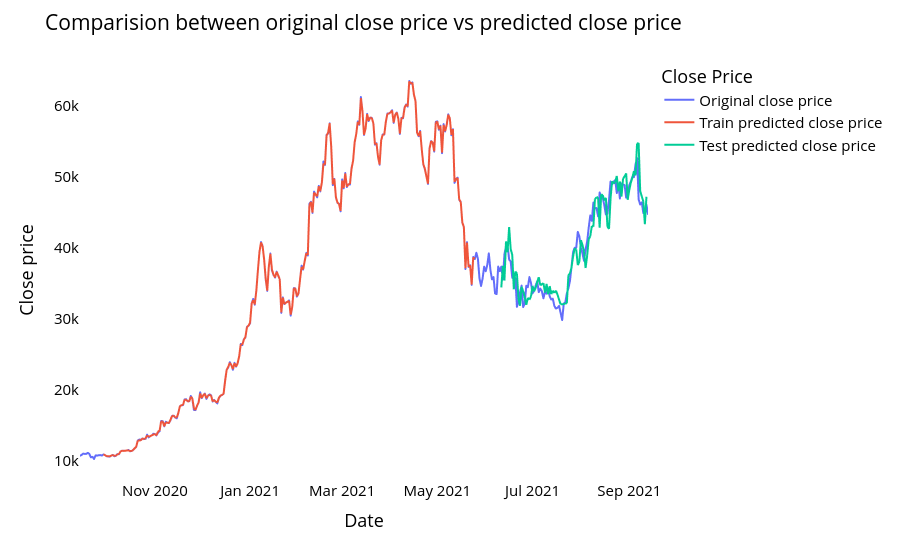

Write notebook code for a chart like this one.
### Code cell
from itertools import cycle
names = cycle(['Original close price','Train predicted close price','Test predicted close price'])
plotdf = pd.DataFrame({'date': close_stock['date'], 
                       'original_close': close_stock['close'], 
                       'train_predicted_close': trainPredictPlot.reshape(1,-1)[0].tolist(), 
                       'test_predicted_close': testPredictPlot.reshape(1,-1)[0].tolist()})
fig = px.line(
    plotdf, x=plotdf['date'], 
    y=[plotdf['original_close'],
       plotdf['train_predicted_close'], 
       plotdf['test_predicted_close']
    ],
    labels={'value':'Close price','date': 'Date'})

fig.update_layout(
    title_text='Comparision between original close price vs predicted close price',
                  plot_bgcolor='white', font_size=15, font_color='black',legend_title_text='Close Price'
)
fig.for_each_trace(lambda t:  t.update(name = next(names)))

fig.update_xaxes(showgrid=False)
fig.update_yaxes(showgrid=False)
fig.show()

### Figure 1 — Plotly figure (JSON) as saved in the notebook; plotly's stock layout.template omitted (floating-point values rounded to 4 significant figures; data arrays with more than 128 entries replaced by an {"elided": "..."} marker saying what was removed)
{"data": [{"hovertemplate": "variable=original_close<br>Date=%{x}<br>Close price=%{y}<extra></extra>", "legendgroup": "original_close", "line": {"color": "#636efa", "dash": "solid"}, "marker": {"symbol": "circle"}, "mode": "lines", "name": "Original close price", "showlegend": true, "type": "scattergl", "x": {"elided": "365 str values"}, "xaxis": "x", "y": {"elided": "365 float values"}, "yaxis": "y"}, {"hovertemplate": "variable=wide_variable_1<br>Date=%{x}<br>Close price=%{y}<extra></extra>", "legendgroup": "wide_variable_1", "line": {"color": "#EF553B", "dash": "solid"}, "marker": {"symbol": "circle"}, "mode": "lines", "name": "Train predicted close price", "showlegend": true, "type": "scattergl", "x": {"elided": "365 str values"}, "xaxis": "x", "y": {"elided": "365 float values"}, "yaxis": "y"}, {"hovertemplate": "variable=wide_variable_2<br>Date=%{x}<br>Close price=%{y}<extra></extra>", "legendgroup": "wide_variable_2", "line": {"color": "#00cc96", "dash": "solid"}, "marker": {"symbol": "circle"}, "mode": "lines", "name": "Test predicted close price", "showlegend": true, "type": "scattergl", "x": {"elided": "365 str values"}, "xaxis": "x", "y": {"elided": "365 float values"}, "yaxis": "y"}], "layout": {"font": {"color": "black", "size": 15}, "legend": {"title": {"text": "Close Price"}, "tracegroupgap": 0}, "margin": {"t": 60}, "plot_bgcolor": "white", "title": {"text": "Comparision between original close price vs predicted close price"}, "xaxis": {"anchor": "y", "domain": [0, 1], "showgrid": false, "title": {"text": "Date"}}, "yaxis": {"anchor": "x", "domain": [0, 1], "showgrid": false, "title": {"text": "Close price"}}}}
